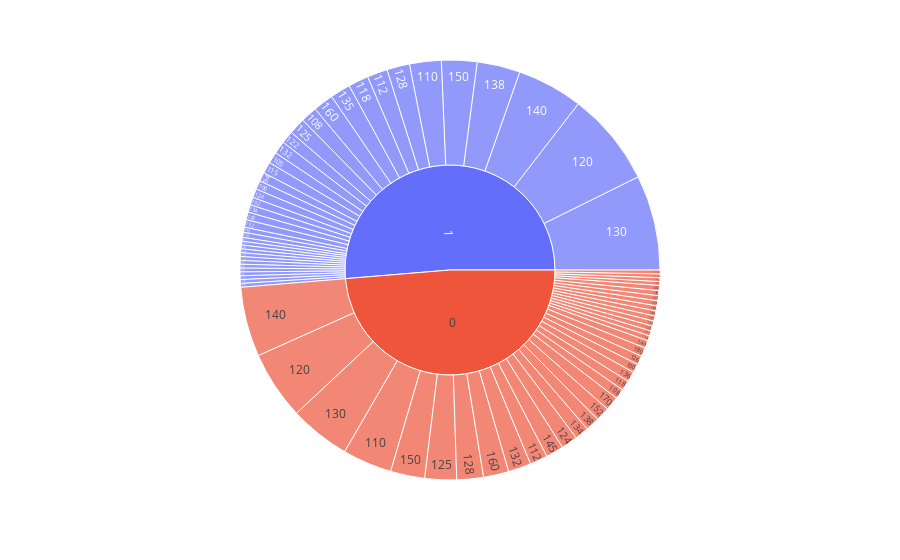

The notebook cell this image was saved under:
### Code cell
px.sunburst(heart_data,path=['target','resting_blood_pressure'])

### Figure 1 — Plotly figure (JSON) as saved in the notebook; plotly's stock layout.template omitted (floating-point values rounded to 4 significant figures)
{"data": [{"branchvalues": "total", "domain": {"x": [0, 1], "y": [0, 1]}, "hovertemplate": "labels=%{label}<br>count=%{value}<br>parent=%{parent}<br>id=%{id}<extra></extra>", "ids": ["1/94", "0/100", "1/100", "1/101", "1/102", "1/104", "1/105", "1/106", "0/108", "1/108", "0/110", "1/110", "0/112", "1/112", "0/114", "1/115", "0/117", "0/118", "1/118", "0/120", "1/120", "0/122", "1/122", "0/123", "0/124", "1/124", "0/125", "1/125", "0/126", "1/126", "0/128", "1/128", "1/129", "0/130", "1/130", "0/132", "1/132", "0/134", "1/134", "0/135", "1/135", "0/136", "1/136", "0/138", "1/138", "0/140", "1/140", "0/142", "1/142", "0/144", "0/145", "1/145", "0/146", "1/146", "0/148", "1/148", "0/150", "1/150", "0/152", "1/152", "0/154", "1/155", "1/156", "0/160", "1/160", "0/164", "0/165", "0/170", "1/170", "1/172", "0/174", "0/178", "1/178", "0/180", "1/180", "0/192", "0/200", "0", "1"], "labels": ["94", "100", "100", "101", "102", "104", "105", "106", "108", "108", "110", "110", "112", "112", "114", "115", "117", "118", "118", "120", "120", "122", "122", "123", "124", "124", "125", "125", "126", "126", "128", "128", "129", "130", "130", "132", "132", "134", "134", "135", "135", "136", "136", "138", "138", "140", "140", "142", "142", "144", "145", "145", "146", "146", "148", "148", "150", "150", "152", "152", "154", "155", "156", "160", "160", "164", "165", "170", "170", "172", "174", "178", "178", "180", "180", "192", "200", "0", "1"], "name": "", "parents": ["1", "0", "1", "1", "1", "1", "1", "1", "0", "1", "0", "1", "0", "1", "0", "1", "0", "0", "1", "0", "1", "0", "1", "0", "0", "1", "0", "1", "0", "1", "0", "1", "1", "0", "1", "0", "1", "0", "1", "0", "1", "0", "1", "0", "1", "0", "1", "0", "1", "0", "0", "1", "0", "1", "0", "1", "0", "1", "0", "1", "0", "1", "1", "0", "1", "0", "0", "0", "1", "1", "0", "0", "1", "0", "1", "0", "0", "", ""], "type": "sunburst", "values": [7, 7, 7, 3, 6, 3, 9, 3, 8, 13, 39, 25, 14, 16, 4, 9, 4, 8, 16, 54, 74, 4, 10, 4, 13, 7, 25, 13, 7, 3, 21, 18, 3, 48, 75, 18, 10, 11, 6, 4, 16, 8, 3, 11, 34, 55, 52, 3, 6, 6, 14, 3, 4, 4, 4, 3, 27, 28, 11, 6, 4, 3, 3, 20, 16, 3, 4, 11, 4, 3, 3, 4, 3, 7, 3, 3, 4, 499, 526]}], "layout": {"autosize": true, "legend": {"tracegroupgap": 0}, "margin": {"t": 60}}}
